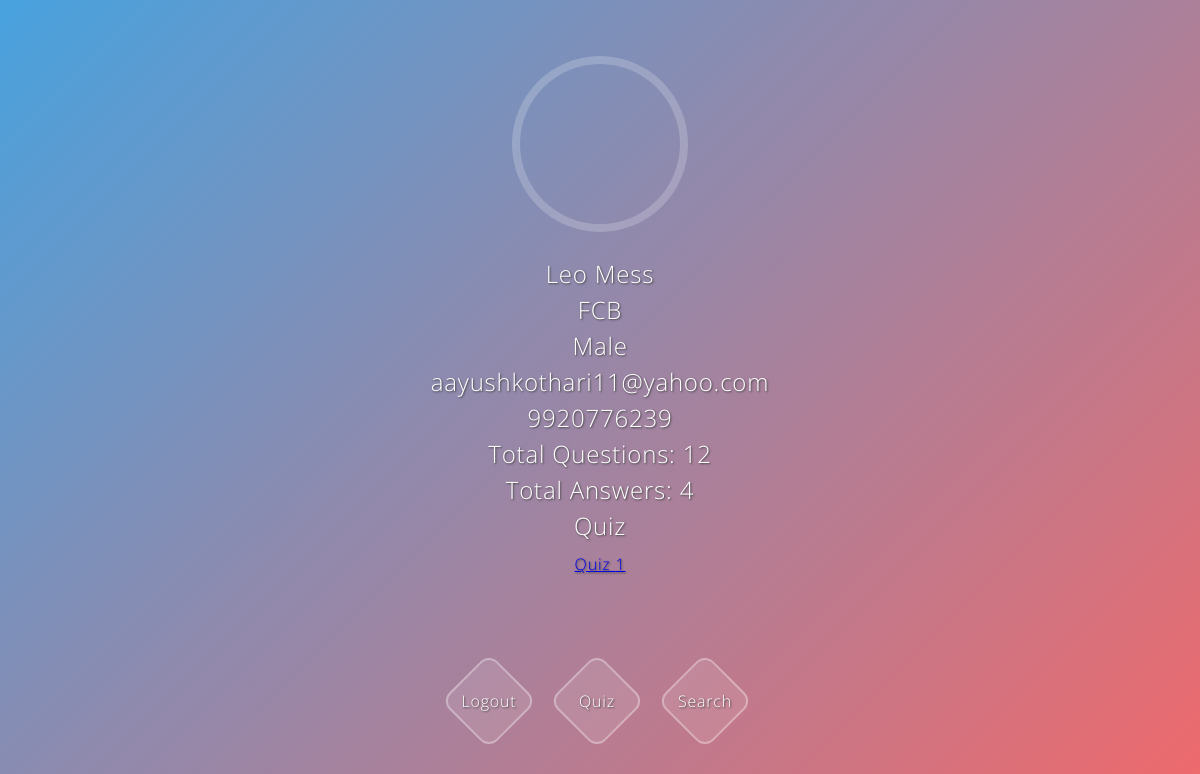
Screenshot of /user_profile/4 (signed in) with the database file from the repository.
### app/models.py (models this page shows, shortened)
class UserProfile(models.Model):
    user = models.OneToOneField(User, on_delete=models.CASCADE, related_name='stud')
    photo = models.FileField(blank=True, null=True, upload_to=path)
    Name = models.CharField(max_length=200, blank=True, null=True)
    bio = models.CharField(max_length=200, blank=True, null=True)
    GENDER_CHOICES = (
        ("Male", "Male"),
        ("Female", "Female"),
    )
    gender = models.CharField(
        max_length=6, choices=GENDER_CHOICES, blank=True, null=True)
    mobileNo = models.CharField(max_length=50, blank=True, null=True)
    totalQues = models.IntegerField(blank=True, null=True, default=0)
    totalAns = models.IntegerField(blank=True, null=True, default=0)

class Quiz(models.Model):
    user = models.ForeignKey(UserProfile, on_delete=models.CASCADE)
    q1 = models.ForeignKey(Game, on_delete=models.CASCADE, related_name="q1")
    q1selected = models.CharField(max_length=200, blank=True, null=True)
    q2 = models.ForeignKey(Game, on_delete=models.CASCADE, related_name="q2")
    q2selected = models.CharField(max_length=200, blank=True, null=True)
    q3 = models.ForeignKey(Game, on_delete=models.CASCADE, related_name="q3")
    q3selected = models.CharField(max_length=200, blank=True, null=True)
    q4 = models.ForeignKey(Game, on_delete=models.CASCADE, related_name="q4")
    q4selected = models.CharField(max_length=200, blank=True, null=True)

### app/views.py (the view)
# urls.py: url(r'^user_profile/(\d+)$',
@login_required(login_url='app:login')
def user_profile(request, id):
    client = get_object_or_404(UserProfile, id=id)
    user = UserProfile.objects.get(user=request.user)
    quiz = Quiz.objects.filter(user=user)
    return render(request, 'app/user_profile.html', {'client': client, 'req': request.user, 'quiz': quiz})

### app/templates/app/user_profile.html (shortened to what this page needs)
 <div class="avatar"></div>
   <h1>{{ client.Name }}</h1>
   <h1>{{ client.bio }}</h1>
   <h1>{{ client.gender }}</h1>
   <h1>{{ req.email }}</h1>
   <h1>{{ client.mobileNo }}</h1>
   <h1>Total Questions: {{ client.totalQues }}</h1>
   <h1>Total Answers: {{ client.totalAns }}</h1>
   <h1>Quiz</h1>
   {% for q in quiz %}
      <h3><a href="{% url 'app:actualquiz' q.id %}">Quiz {{forloop.counter}}</a><h3>
   {% endfor %}
<div class="container">
   <ul class="social">
     <li class="facebook"><a href="{% url 'app:logout' %}">Logout</a></li>
      <li class="sociali"><a href="{% url 'app:quiz' %}">Quiz</a></li>
     <li class="mail"><a href="{% url 'app:search' %}">Search</a></li>
   </ul>
 </div>

### app/templates/app/user_profile.html (style rules this page uses)
* { -moz-box-sizing: border-box; -webkit-box-sizing: border-box; box-sizing: border-box; }
.avatar { background-image: url("http://www.lovemarks.com/wp-content/uploads/profile-avatars/default-avatar.png"); background-size: cover; border-radius: 100%; margin: 4rem auto 2rem auto; width: 10rem; height: 10rem; box-shadow: 0 0 0 8px rgba(255,255,255,0.2); transition: all 0.5s ease-in-out; }
h1 { text-align:center; font-size:24px; font-weight:300; color:#ffffff; text-shadow: 1px 1px 2px #444444; margin: 0; }
h3 { text-align:center; font-size:16px; font-weight:300; color:#ffffff; text-shadow: 1px 1px 2px #444444; margin: 0.5em 0 1em 0; }
.container { left: 50%; margin:6em 0 0 -108px; position: absolute; }
.social { position: relative; height: 3em; width: 13.5em; }
.social li { border-radius:10px; display: block; height: 4em; line-height: 4em; margin: -2.2em; position: absolute; transition: all 0.5s ease-in-out; transform: rotate(45deg); text-align: center; width: 4em; box-shadow: 0 0 0 2px rgba(255,255,255,0.4); }
.social a { color: #ffffff; text-decoration:none; display: block; height: 4em; line-height: 4em; text-align: center; transform: rotate(-45deg); width: 4em; }
.facebook { background:rgba(255,255,255,0.1); left: 0; top: 0%; }
.sociali { background:rgba(255,255,255,0.1); left: 50%; top: 0; }
.mail { background:rgba(255,255,255,0.1); left: 100%; top: 0; }

### rows the page displays
UserProfile: Name "Leo Mess", bio "FCB", gender "Male", mobileNo "9920776239", totalQues "12", totalAns "4"

### other values shown
{{ req.email }} "aayushkothari11@yahoo.com"
